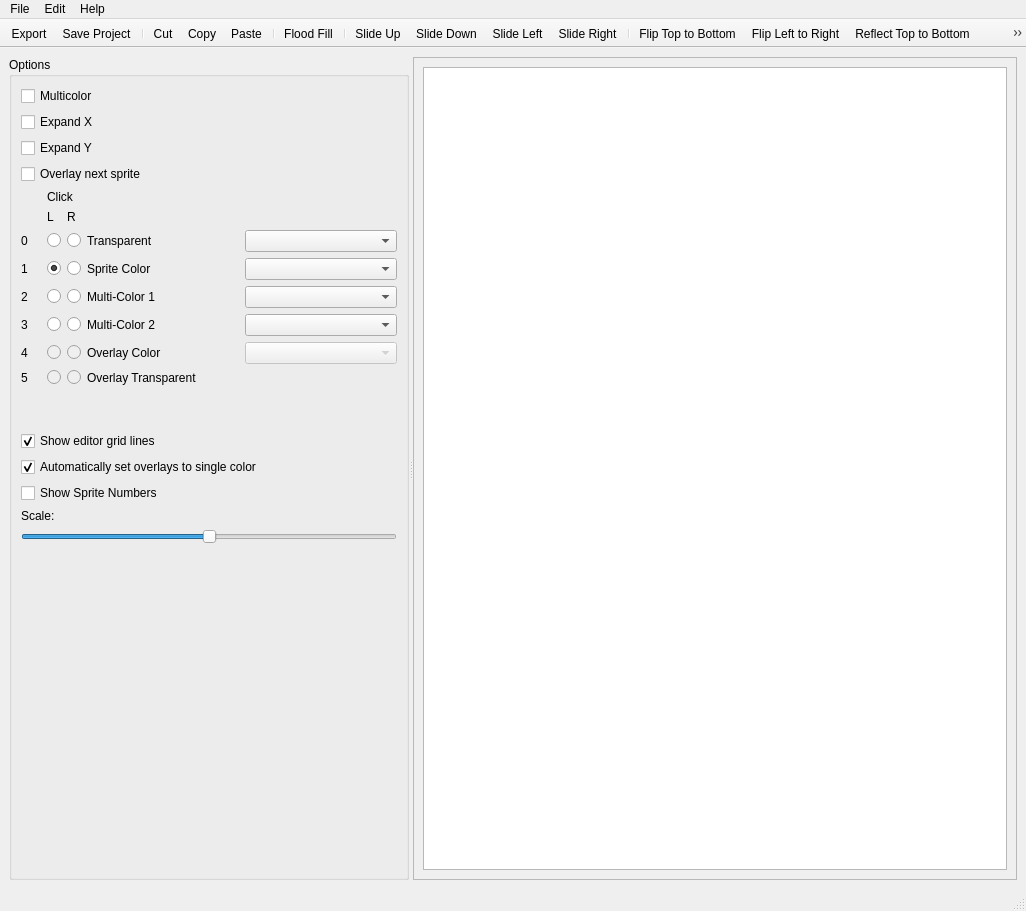
<?xml version="1.0" encoding="UTF-8"?>
<ui version="4.0">
 <class>MainWindow</class>
 <widget class="QMainWindow" name="MainWindow">
  <property name="geometry">
   <rect>
    <x>0</x>
    <y>0</y>
    <width>1026</width>
    <height>911</height>
   </rect>
  </property>
  <property name="acceptDrops">
   <bool>true</bool>
  </property>
  <property name="windowTitle">
   <string>OpenSprite</string>
  </property>
  <property name="windowIcon">
   <iconset resource="icons.qrc">
    <normaloff>:/icons/opensprite96x96.png</normaloff>:/icons/opensprite96x96.png</iconset>
  </property>
  <widget class="QWidget" name="centralwidget">
   <layout class="QGridLayout" name="gridLayout">
    <item row="0" column="0">
     <widget class="QSplitter" name="splitter_2">
      <property name="orientation">
       <enum>Qt::Orientation::Vertical</enum>
      </property>
      <widget class="QSplitter" name="splitter">
       <property name="orientation">
        <enum>Qt::Orientation::Horizontal</enum>
       </property>
       <widget class="QGroupBox" name="groupBox">
        <property name="sizePolicy">
         <sizepolicy hsizetype="Minimum" vsizetype="Preferred">
          <horstretch>0</horstretch>
          <verstretch>0</verstretch>
         </sizepolicy>
        </property>
        <property name="maximumSize">
         <size>
          <width>400</width>
          <height>16777215</height>
         </size>
        </property>
        <property name="title">
         <string>Options</string>
        </property>
        <layout class="QGridLayout" name="gridLayout_4">
         <item row="1" column="0">
          <widget class="QCheckBox" name="check_exp_x">
           <property name="text">
            <string>Expand X</string>
           </property>
          </widget>
         </item>
         <item row="0" column="0">
          <widget class="QCheckBox" name="check_multicolor">
           <property name="text">
            <string>Multicolor</string>
           </property>
          </widget>
         </item>
         <item row="8" column="0">
          <widget class="QCheckBox" name="check_force_single_color">
           <property name="text">
            <string>Automatically set overlays to single color</string>
           </property>
           <property name="checked">
            <bool>true</bool>
           </property>
          </widget>
         </item>
         <item row="3" column="0">
          <widget class="QCheckBox" name="check_overlay">
           <property name="text">
            <string>Overlay next sprite</string>
           </property>
          </widget>
         </item>
         <item row="2" column="0">
          <widget class="QCheckBox" name="check_exp_y">
           <property name="text">
            <string>Expand Y</string>
           </property>
          </widget>
         </item>
         <item row="4" column="0" colspan="3">
          <layout class="QGridLayout" name="gridLayout_5">
           <item row="6" column="3">
            <widget class="QRadioButton" name="radio_overlay_color_right">
             <property name="enabled">
              <bool>false</bool>
             </property>
             <property name="text">
              <string/>
             </property>
            </widget>
           </item>
           <item row="6" column="4">
            <widget class="QLabel" name="label_9">
             <property name="sizePolicy">
              <sizepolicy hsizetype="Minimum" vsizetype="Preferred">
               <horstretch>0</horstretch>
               <verstretch>0</verstretch>
              </sizepolicy>
             </property>
             <property name="text">
              <string>Overlay Color</string>
             </property>
            </widget>
           </item>
           <item row="7" column="2">
            <widget class="QRadioButton" name="radio_overlay_transparent_left">
             <property name="enabled">
              <bool>false</bool>
             </property>
             <property name="text">
              <string/>
             </property>
            </widget>
           </item>
           <item row="2" column="4">
            <widget class="QLabel" name="label_2">
             <property name="sizePolicy">
              <sizepolicy hsizetype="Minimum" vsizetype="Preferred">
               <horstretch>0</horstretch>
               <verstretch>0</verstretch>
              </sizepolicy>
             </property>
             <property name="text">
              <string>Transparent</string>
             </property>
            </widget>
           </item>
           <item row="5" column="4">
            <widget class="QLabel" name="label_5">
             <property name="sizePolicy">
              <sizepolicy hsizetype="Minimum" vsizetype="Preferred">
               <horstretch>0</horstretch>
               <verstretch>0</verstretch>
              </sizepolicy>
             </property>
             <property name="text">
              <string>Multi-Color 2</string>
             </property>
            </widget>
           </item>
           <item row="3" column="5">
            <widget class="QComboBox" name="combo_sprite_col">
             <property name="sizePolicy">
              <sizepolicy hsizetype="Minimum" vsizetype="Fixed">
               <horstretch>0</horstretch>
               <verstretch>0</verstretch>
              </sizepolicy>
             </property>
            </widget>
           </item>
           <item row="4" column="4">
            <widget class="QLabel" name="label_4">
             <property name="sizePolicy">
              <sizepolicy hsizetype="Minimum" vsizetype="Preferred">
               <horstretch>0</horstretch>
               <verstretch>0</verstretch>
              </sizepolicy>
             </property>
             <property name="text">
              <string>Multi-Color 1</string>
             </property>
            </widget>
           </item>
           <item row="5" column="3">
            <widget class="QRadioButton" name="radio_mc2_right">
             <property name="text">
              <string/>
             </property>
            </widget>
           </item>
           <item row="4" column="5">
            <widget class="QComboBox" name="combo_multicol_1">
             <property name="sizePolicy">
              <sizepolicy hsizetype="Minimum" vsizetype="Fixed">
               <horstretch>0</horstretch>
               <verstretch>0</verstretch>
              </sizepolicy>
             </property>
            </widget>
           </item>
           <item row="5" column="1">
            <widget class="QLabel" name="label_18">
             <property name="maximumSize">
              <size>
               <width>20</width>
               <height>16777215</height>
              </size>
             </property>
             <property name="text">
              <string>3</string>
             </property>
            </widget>
           </item>
           <item row="1" column="3">
            <widget class="QLabel" name="label_7">
             <property name="sizePolicy">
              <sizepolicy hsizetype="Minimum" vsizetype="Preferred">
               <horstretch>0</horstretch>
               <verstretch>0</verstretch>
              </sizepolicy>
             </property>
             <property name="text">
              <string>R</string>
             </property>
            </widget>
           </item>
           <item row="1" column="2">
            <widget class="QLabel" name="label_6">
             <property name="sizePolicy">
              <sizepolicy hsizetype="Minimum" vsizetype="Preferred">
               <horstretch>0</horstretch>
               <verstretch>0</verstretch>
              </sizepolicy>
             </property>
             <property name="text">
              <string>L</string>
             </property>
            </widget>
           </item>
           <item row="4" column="2">
            <widget class="QRadioButton" name="radio_mc1_left">
             <property name="text">
              <string/>
             </property>
            </widget>
           </item>
           <item row="5" column="2">
            <widget class="QRadioButton" name="radio_mc2_left">
             <property name="text">
              <string/>
             </property>
            </widget>
           </item>
           <item row="0" column="2" colspan="2">
            <widget class="QLabel" name="label_8">
             <property name="sizePolicy">
              <sizepolicy hsizetype="Minimum" vsizetype="Preferred">
               <horstretch>0</horstretch>
               <verstretch>0</verstretch>
              </sizepolicy>
             </property>
             <property name="text">
              <string>Click</string>
             </property>
            </widget>
           </item>
           <item row="8" column="2" colspan="4">
            <spacer name="horizontalSpacer_2">
             <property name="orientation">
              <enum>Qt::Orientation::Horizontal</enum>
             </property>
             <property name="sizeHint" stdset="0">
              <size>
               <width>40</width>
               <height>20</height>
              </size>
             </property>
            </spacer>
           </item>
           <item row="2" column="2">
            <widget class="QRadioButton" name="radio_transparent_left">
             <property name="sizePolicy">
              <sizepolicy hsizetype="Fixed" vsizetype="Fixed">
               <horstretch>0</horstretch>
               <verstretch>0</verstretch>
              </sizepolicy>
             </property>
             <property name="text">
              <string/>
             </property>
             <property name="checked">
              <bool>false</bool>
             </property>
            </widget>
           </item>
           <item row="3" column="1">
            <widget class="QLabel" name="label_16">
             <property name="maximumSize">
              <size>
               <width>20</width>
               <height>16777215</height>
              </size>
             </property>
             <property name="text">
              <string>1</string>
             </property>
            </widget>
           </item>
           <item row="3" column="3">
            <widget class="QRadioButton" name="radio_sprite_right">
             <property name="text">
              <string/>
             </property>
            </widget>
           </item>
           <item row="5" column="5">
            <widget class="QComboBox" name="combo_multicol_2">
             <property name="sizePolicy">
              <sizepolicy hsizetype="Minimum" vsizetype="Fixed">
               <horstretch>0</horstretch>
               <verstretch>0</verstretch>
              </sizepolicy>
             </property>
            </widget>
           </item>
           <item row="3" column="4">
            <widget class="QLabel" name="label_3">
             <property name="sizePolicy">
              <sizepolicy hsizetype="Minimum" vsizetype="Preferred">
               <horstretch>0</horstretch>
               <verstretch>0</verstretch>
              </sizepolicy>
             </property>
             <property name="text">
              <string>Sprite Color</string>
             </property>
            </widget>
           </item>
           <item row="4" column="1">
            <widget class="QLabel" name="label_17">
             <property name="maximumSize">
              <size>
               <width>20</width>
               <height>16777215</height>
              </size>
             </property>
             <property name="text">
              <string>2</string>
             </property>
            </widget>
           </item>
           <item row="7" column="3">
            <widget class="QRadioButton" name="radio_overlay_transparent_right">
             <property name="enabled">
              <bool>false</bool>
             </property>
             <property name="text">
              <string/>
             </property>
            </widget>
           </item>
           <item row="2" column="1">
            <widget class="QLabel" name="label_15">
             <property name="maximumSize">
              <size>
               <width>20</width>
               <height>16777215</height>
              </size>
             </property>
             <property name="text">
              <string>0</string>
             </property>
            </widget>
           </item>
           <item row="4" column="3">
            <widget class="QRadioButton" name="radio_mc1_right">
             <property name="text">
              <string/>
             </property>
            </widget>
           </item>
           <item row="2" column="3">
            <widget class="QRadioButton" name="radio_transparent_right">
             <property name="sizePolicy">
              <sizepolicy hsizetype="Fixed" vsizetype="Fixed">
               <horstretch>0</horstretch>
               <verstretch>0</verstretch>
              </sizepolicy>
             </property>
             <property name="text">
              <string/>
             </property>
             <property name="checked">
              <bool>false</bool>
             </property>
            </widget>
           </item>
           <item row="2" column="5">
            <widget class="QComboBox" name="combo_transparent">
             <property name="sizePolicy">
              <sizepolicy hsizetype="Minimum" vsizetype="Fixed">
               <horstretch>0</horstretch>
               <verstretch>0</verstretch>
              </sizepolicy>
             </property>
            </widget>
           </item>
           <item row="7" column="4">
            <widget class="QLabel" name="label_10">
             <property name="sizePolicy">
              <sizepolicy hsizetype="Minimum" vsizetype="Preferred">
               <horstretch>0</horstretch>
               <verstretch>0</verstretch>
              </sizepolicy>
             </property>
             <property name="text">
              <string>Overlay Transparent</string>
             </property>
            </widget>
           </item>
           <item row="6" column="2">
            <widget class="QRadioButton" name="radio_overlay_color_left">
             <property name="enabled">
              <bool>false</bool>
             </property>
             <property name="text">
              <string/>
             </property>
            </widget>
           </item>
           <item row="3" column="2">
            <widget class="QRadioButton" name="radio_sprite_left">
             <property name="text">
              <string/>
             </property>
             <property name="checked">
              <bool>true</bool>
             </property>
            </widget>
           </item>
           <item row="6" column="5">
            <widget class="QComboBox" name="combo_overlay_color">
             <property name="enabled">
              <bool>false</bool>
             </property>
             <property name="sizePolicy">
              <sizepolicy hsizetype="Minimum" vsizetype="Fixed">
               <horstretch>0</horstretch>
               <verstretch>0</verstretch>
              </sizepolicy>
             </property>
            </widget>
           </item>
           <item row="6" column="1">
            <widget class="QLabel" name="label_19">
             <property name="maximumSize">
              <size>
               <width>20</width>
               <height>16777215</height>
              </size>
             </property>
             <property name="text">
              <string>4</string>
             </property>
            </widget>
           </item>
           <item row="7" column="1">
            <widget class="QLabel" name="label_20">
             <property name="maximumSize">
              <size>
               <width>20</width>
               <height>16777215</height>
              </size>
             </property>
             <property name="text">
              <string>5</string>
             </property>
            </widget>
           </item>
          </layout>
         </item>
         <item row="9" column="0">
          <widget class="QCheckBox" name="check_sprite_numbers">
           <property name="text">
            <string>Show Sprite Numbers</string>
           </property>
          </widget>
         </item>
         <item row="7" column="0" colspan="2">
          <widget class="QCheckBox" name="checkBox_editor_grid_lines">
           <property name="text">
            <string>Show editor grid lines</string>
           </property>
           <property name="checked">
            <bool>true</bool>
           </property>
          </widget>
         </item>
         <item row="12" column="0">
          <spacer name="verticalSpacer">
           <property name="orientation">
            <enum>Qt::Orientation::Vertical</enum>
           </property>
           <property name="sizeHint" stdset="0">
            <size>
             <width>20</width>
             <height>40</height>
            </size>
           </property>
          </spacer>
         </item>
         <item row="11" column="0" colspan="3">
          <widget class="QSlider" name="slider_scale">
           <property name="maximum">
            <number>500</number>
           </property>
           <property name="value">
            <number>250</number>
           </property>
           <property name="orientation">
            <enum>Qt::Orientation::Horizontal</enum>
           </property>
          </widget>
         </item>
         <item row="10" column="0">
          <widget class="QLabel" name="label">
           <property name="text">
            <string>Scale:</string>
           </property>
          </widget>
         </item>
         <item row="5" column="0" colspan="3">
          <layout class="QHBoxLayout" name="horizontalLayout_2">
           <item>
            <widget class="Palette" name="label_palette">
             <property name="sizePolicy">
              <sizepolicy hsizetype="Minimum" vsizetype="Preferred">
               <horstretch>0</horstretch>
               <verstretch>0</verstretch>
              </sizepolicy>
             </property>
             <property name="mouseTracking">
              <bool>true</bool>
             </property>
             <property name="text">
              <string/>
             </property>
            </widget>
           </item>
          </layout>
         </item>
        </layout>
       </widget>
       <widget class="QScrollArea" name="scrollArea">
        <property name="widgetResizable">
         <bool>true</bool>
        </property>
        <widget class="QWidget" name="scrollAreaWidgetContents">
         <property name="geometry">
          <rect>
           <x>0</x>
           <y>0</y>
           <width>593</width>
           <height>776</height>
          </rect>
         </property>
         <layout class="QGridLayout" name="gridLayout_2">
          <item row="0" column="0">
           <widget class="SpriteView" name="graphicsView">
            <property name="sizePolicy">
             <sizepolicy hsizetype="Expanding" vsizetype="Expanding">
              <horstretch>0</horstretch>
              <verstretch>0</verstretch>
             </sizepolicy>
            </property>
            <property name="alignment">
             <set>Qt::AlignmentFlag::AlignLeading|Qt::AlignmentFlag::AlignLeft|Qt::AlignmentFlag::AlignTop</set>
            </property>
           </widget>
          </item>
         </layout>
        </widget>
       </widget>
      </widget>
     </widget>
    </item>
   </layout>
  </widget>
  <widget class="QMenuBar" name="menubar">
   <property name="geometry">
    <rect>
     <x>0</x>
     <y>0</y>
     <width>1026</width>
     <height>38</height>
    </rect>
   </property>
   <widget class="QMenu" name="menuFile">
    <property name="title">
     <string>File</string>
    </property>
    <addaction name="actionNew"/>
    <addaction name="actionOpenProject"/>
    <addaction name="actionSave_Project"/>
    <addaction name="actionSave_Project_As"/>
    <addaction name="actionExport"/>
    <addaction name="actionExport_as"/>
    <addaction name="separator"/>
    <addaction name="actionAnimations_Editor"/>
    <addaction name="actionPreferences"/>
    <addaction name="separator"/>
    <addaction name="actionZoomIn"/>
    <addaction name="actionZoomOut"/>
   </widget>
   <widget class="QMenu" name="menuEdit">
    <property name="title">
     <string>Edit</string>
    </property>
    <widget class="QMenu" name="menuColor_Switch">
     <property name="title">
      <string>Color Switch</string>
     </property>
     <addaction name="actionSprite_Color_MC_1"/>
     <addaction name="actionSprite_Color_MC_2"/>
     <addaction name="actionMC_1_MC_2"/>
    </widget>
    <addaction name="actionClear"/>
    <addaction name="actionCut"/>
    <addaction name="actionCopy"/>
    <addaction name="actionPaste"/>
    <addaction name="actionPaste_Into"/>
    <addaction name="actionSelect_All"/>
    <addaction name="separator"/>
    <addaction name="actionUndo"/>
    <addaction name="separator"/>
    <addaction name="actionAdd_Sprite"/>
    <addaction name="actionDelete_Sprite"/>
    <addaction name="separator"/>
    <addaction name="actionSlide_Up"/>
    <addaction name="actionSlide_Down"/>
    <addaction name="actionSlide_Left"/>
    <addaction name="actionSlide_Right"/>
    <addaction name="separator"/>
    <addaction name="actionFlip_Top_to_Bottom"/>
    <addaction name="actionFlip_Left_to_Right"/>
    <addaction name="actionReflect_Left_To_Right"/>
    <addaction name="actionReflect_Top_to_Bottom"/>
    <addaction name="separator"/>
    <addaction name="menuColor_Switch"/>
    <addaction name="separator"/>
    <addaction name="actionRotate"/>
    <addaction name="separator"/>
    <addaction name="actionSelection_to_Animation"/>
   </widget>
   <widget class="QMenu" name="menuHelp">
    <property name="title">
     <string>Help</string>
    </property>
    <addaction name="actionAbout"/>
   </widget>
   <addaction name="menuFile"/>
   <addaction name="menuEdit"/>
   <addaction name="menuHelp"/>
  </widget>
  <widget class="QStatusBar" name="statusbar"/>
  <widget class="QToolBar" name="toolBar">
   <property name="windowTitle">
    <string>toolBar</string>
   </property>
   <property name="movable">
    <bool>false</bool>
   </property>
   <property name="iconSize">
    <size>
     <width>32</width>
     <height>32</height>
    </size>
   </property>
   <attribute name="toolBarArea">
    <enum>TopToolBarArea</enum>
   </attribute>
   <attribute name="toolBarBreak">
    <bool>false</bool>
   </attribute>
   <addaction name="actionExport"/>
   <addaction name="actionSave_Project"/>
   <addaction name="separator"/>
   <addaction name="actionCut"/>
   <addaction name="actionCopy"/>
   <addaction name="actionPaste"/>
   <addaction name="separator"/>
   <addaction name="actionFlood_Fill"/>
   <addaction name="separator"/>
   <addaction name="actionSlide_Up"/>
   <addaction name="actionSlide_Down"/>
   <addaction name="actionSlide_Left"/>
   <addaction name="actionSlide_Right"/>
   <addaction name="separator"/>
   <addaction name="actionFlip_Top_to_Bottom"/>
   <addaction name="actionFlip_Left_to_Right"/>
   <addaction name="actionReflect_Top_to_Bottom"/>
   <addaction name="actionReflect_Left_To_Right"/>
   <addaction name="separator"/>
   <addaction name="actionRotate"/>
   <addaction name="actionScale_Dialog"/>
   <addaction name="separator"/>
   <addaction name="actionSelection_to_Animation"/>
  </widget>
  <action name="actionOpenProject">
   <property name="text">
    <string>Open/Import Project</string>
   </property>
   <property name="shortcut">
    <string>Ctrl+O</string>
   </property>
  </action>
  <action name="actionCut">
   <property name="icon">
    <iconset resource="icons.qrc">
     <normaloff>:/icons/cut.svg</normaloff>:/icons/cut.svg</iconset>
   </property>
   <property name="text">
    <string>Cut</string>
   </property>
   <property name="shortcut">
    <string>Ctrl+X</string>
   </property>
  </action>
  <action name="actionCopy">
   <property name="icon">
    <iconset resource="icons.qrc">
     <normaloff>:/icons/copy.svg</normaloff>:/icons/copy.svg</iconset>
   </property>
   <property name="text">
    <string>Copy</string>
   </property>
   <property name="shortcut">
    <string>Ctrl+C</string>
   </property>
  </action>
  <action name="actionPaste">
   <property name="icon">
    <iconset resource="icons.qrc">
     <normaloff>:/icons/paste.svg</normaloff>:/icons/paste.svg</iconset>
   </property>
   <property name="text">
    <string>Paste</string>
   </property>
   <property name="shortcut">
    <string>Ctrl+V</string>
   </property>
  </action>
  <action name="actionPaste_Into">
   <property name="enabled">
    <bool>false</bool>
   </property>
   <property name="icon">
    <iconset resource="icons.qrc">
     <normaloff>:/icons/paste.svg</normaloff>:/icons/paste.svg</iconset>
   </property>
   <property name="text">
    <string>Paste Into</string>
   </property>
   <property name="shortcut">
    <string>Ctrl+Shift+V</string>
   </property>
  </action>
  <action name="actionClear">
   <property name="text">
    <string>Clear</string>
   </property>
  </action>
  <action name="actionSlide_Up">
   <property name="icon">
    <iconset resource="icons.qrc">
     <normaloff>:/icons/move-up.svg</normaloff>:/icons/move-up.svg</iconset>
   </property>
   <property name="text">
    <string>Slide Up</string>
   </property>
   <property name="shortcut">
    <string>Ctrl+U</string>
   </property>
  </action>
  <action name="actionSlide_Down">
   <property name="icon">
    <iconset resource="icons.qrc">
     <normaloff>:/icons/move-down.svg</normaloff>:/icons/move-down.svg</iconset>
   </property>
   <property name="text">
    <string>Slide Down</string>
   </property>
   <property name="shortcut">
    <string>Ctrl+D</string>
   </property>
  </action>
  <action name="actionSlide_Left">
   <property name="icon">
    <iconset resource="icons.qrc">
     <normaloff>:/icons/move-left.svg</normaloff>:/icons/move-left.svg</iconset>
   </property>
   <property name="text">
    <string>Slide Left</string>
   </property>
   <property name="shortcut">
    <string>Ctrl+L</string>
   </property>
  </action>
  <action name="actionSlide_Right">
   <property name="icon">
    <iconset resource="icons.qrc">
     <normaloff>:/icons/move-right.svg</normaloff>:/icons/move-right.svg</iconset>
   </property>
   <property name="text">
    <string>Slide Right</string>
   </property>
   <property name="shortcut">
    <string>Ctrl+R</string>
   </property>
  </action>
  <action name="actionFlip_Top_to_Bottom">
   <property name="icon">
    <iconset resource="icons.qrc">
     <normaloff>:/icons/flip_top-bottom.svg</normaloff>:/icons/flip_top-bottom.svg</iconset>
   </property>
   <property name="text">
    <string>Flip Top to Bottom</string>
   </property>
  </action>
  <action name="actionFlip_Left_to_Right">
   <property name="icon">
    <iconset resource="icons.qrc">
     <normaloff>:/icons/flip_left-right.svg</normaloff>:/icons/flip_left-right.svg</iconset>
   </property>
   <property name="text">
    <string>Flip Left to Right</string>
   </property>
  </action>
  <action name="actionSave_Project">
   <property name="icon">
    <iconset resource="icons.qrc">
     <normaloff>:/icons/save.svg</normaloff>:/icons/save.svg</iconset>
   </property>
   <property name="text">
    <string>Save Project</string>
   </property>
   <property name="shortcut">
    <string>Ctrl+S</string>
   </property>
  </action>
  <action name="actionSave_Project_As">
   <property name="icon">
    <iconset resource="icons.qrc">
     <normaloff>:/icons/save.svg</normaloff>:/icons/save.svg</iconset>
   </property>
   <property name="text">
    <string>Save Project As</string>
   </property>
   <property name="shortcut">
    <string>Ctrl+Shift+S</string>
   </property>
  </action>
  <action name="actionDelete_Sprite">
   <property name="text">
    <string>Delete Sprite</string>
   </property>
   <property name="shortcut">
    <string>Del</string>
   </property>
  </action>
  <action name="actionAdd_Sprite">
   <property name="text">
    <string>Add Sprite</string>
   </property>
  </action>
  <action name="actionAbout">
   <property name="text">
    <string>About</string>
   </property>
  </action>
  <action name="actionExport_as">
   <property name="icon">
    <iconset resource="icons.qrc">
     <normaloff>:/icons/save_exp.svg</normaloff>:/icons/save_exp.svg</iconset>
   </property>
   <property name="text">
    <string>Export As </string>
   </property>
   <property name="shortcut">
    <string>Ctrl+Shift+E</string>
   </property>
  </action>
  <action name="actionExport">
   <property name="icon">
    <iconset resource="icons.qrc">
     <normaloff>:/icons/save_exp.svg</normaloff>:/icons/save_exp.svg</iconset>
   </property>
   <property name="text">
    <string>Export</string>
   </property>
   <property name="shortcut">
    <string>Ctrl+E</string>
   </property>
  </action>
  <action name="actionReflect_Left_To_Right">
   <property name="icon">
    <iconset resource="icons.qrc">
     <normaloff>:/icons/reflect_left_to_right.svg</normaloff>:/icons/reflect_left_to_right.svg</iconset>
   </property>
   <property name="text">
    <string>Reflect Left To Right</string>
   </property>
  </action>
  <action name="actionReflect_Top_to_Bottom">
   <property name="icon">
    <iconset resource="icons.qrc">
     <normaloff>:/icons/reflect_top_to_bottom.svg</normaloff>:/icons/reflect_top_to_bottom.svg</iconset>
   </property>
   <property name="text">
    <string>Reflect Top to Bottom</string>
   </property>
  </action>
  <action name="actionNew">
   <property name="text">
    <string>New</string>
   </property>
   <property name="shortcut">
    <string>Ctrl+N</string>
   </property>
  </action>
  <action name="actionUndo">
   <property name="text">
    <string>Undo</string>
   </property>
   <property name="shortcut">
    <string>Ctrl+Z</string>
   </property>
  </action>
  <action name="actionAnimations_Editor">
   <property name="text">
    <string>Animations Editor</string>
   </property>
   <property name="shortcut">
    <string>Ctrl+Shift+A</string>
   </property>
  </action>
  <action name="actionSprite_Color_MC_1">
   <property name="text">
    <string>Sprite Color &lt;==&gt; MC 1</string>
   </property>
  </action>
  <action name="actionSprite_Color_MC_2">
   <property name="text">
    <string>Sprite Color &lt;==&gt; MC 2</string>
   </property>
  </action>
  <action name="actionMC_1_MC_2">
   <property name="text">
    <string>MC 1 &lt;==&gt; MC 2</string>
   </property>
  </action>
  <action name="actionRotate">
   <property name="icon">
    <iconset resource="icons.qrc">
     <normaloff>:/icons/rotate.svg</normaloff>:/icons/rotate.svg</iconset>
   </property>
   <property name="text">
    <string>Rotate</string>
   </property>
   <property name="shortcut">
    <string>Ctrl+Shift+R</string>
   </property>
  </action>
  <action name="actionPreferences">
   <property name="text">
    <string>Settings</string>
   </property>
  </action>
  <action name="actionSelection_to_Animation">
   <property name="icon">
    <iconset resource="icons.qrc">
     <normaloff>:/icons/to_animation.svg</normaloff>:/icons/to_animation.svg</iconset>
   </property>
   <property name="text">
    <string>Selection to Animation</string>
   </property>
  </action>
  <action name="actionSelect_All">
   <property name="text">
    <string>Select All</string>
   </property>
   <property name="shortcut">
    <string>Ctrl+A</string>
   </property>
  </action>
  <action name="actionFlood_Fill">
   <property name="checkable">
    <bool>true</bool>
   </property>
   <property name="icon">
    <iconset resource="icons.qrc">
     <normaloff>:/icons/floodfill.svg</normaloff>:/icons/floodfill.svg</iconset>
   </property>
   <property name="text">
    <string>Flood Fill</string>
   </property>
  </action>
  <action name="actionZoomIn">
   <property name="text">
    <string>Zoom In</string>
   </property>
   <property name="shortcut">
    <string>Ctrl++</string>
   </property>
  </action>
  <action name="actionZoomOut">
   <property name="text">
    <string>Zoom Out</string>
   </property>
   <property name="shortcut">
    <string>Ctrl+-</string>
   </property>
   <property name="menuRole">
    <enum>QAction::MenuRole::TextHeuristicRole</enum>
   </property>
  </action>
  <action name="actionScale_Dialog">
   <property name="icon">
    <iconset resource="icons.qrc">
     <normaloff>:/icons/scale.svg</normaloff>:/icons/scale.svg</iconset>
   </property>
   <property name="text">
    <string>Scale Dialog</string>
   </property>
   <property name="menuRole">
    <enum>QAction::MenuRole::NoRole</enum>
   </property>
  </action>
 </widget>
 <customwidgets>
  <customwidget>
   <class>SpriteView</class>
   <extends>QGraphicsView</extends>
   <header>spriteview.h</header>
  </customwidget>
  <customwidget>
   <class>Palette</class>
   <extends>QLabel</extends>
   <header>palette.h</header>
  </customwidget>
 </customwidgets>
 <resources>
  <include location="icons.qrc"/>
 </resources>
 <connections/>
</ui>
